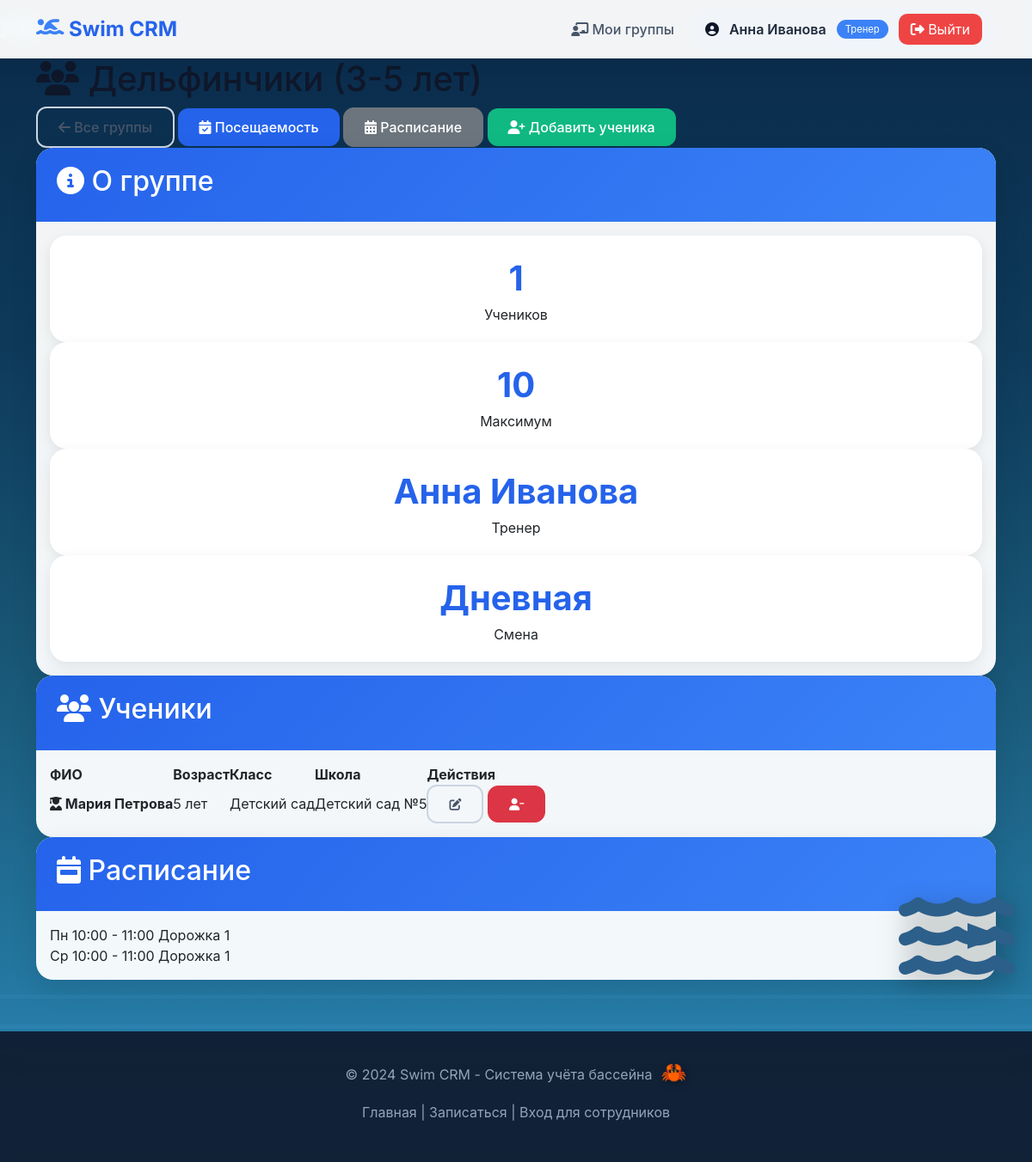
The app's page /trainer/group/1 (signed in) with its own data.
### tables this page shows
CREATE TABLE trainers (
                id INTEGER PRIMARY KEY AUTOINCREMENT,
                full_name VARCHAR(255) NOT NULL,
                phone VARCHAR(20),
                email VARCHAR(255),
                login VARCHAR(100) NOT NULL UNIQUE,
                password_hash VARCHAR(255) NOT NULL,
                specialization TEXT,
                is_active BOOLEAN DEFAULT 1,
                created_at TIMESTAMP DEFAULT CURRENT_TIMESTAMP
            );

CREATE TABLE groups (
                id INTEGER PRIMARY KEY AUTOINCREMENT,
                name VARCHAR(100) NOT NULL,
                trainer_id INTEGER,
                min_age INTEGER DEFAULT 3,
                max_age INTEGER DEFAULT 17,
                swimming_year INTEGER DEFAULT 1,
                max_students INTEGER DEFAULT 15,
                shift VARCHAR(10) CHECK (shift IN ('day', 'evening')),
                is_active BOOLEAN DEFAULT 1,
                FOREIGN KEY (trainer_id) REFERENCES trainers(id) ON DELETE SET NULL
            );

CREATE TABLE enrollments (
                id INTEGER PRIMARY KEY AUTOINCREMENT,
                child_id INTEGER NOT NULL,
                group_id INTEGER NOT NULL,
                enrolled_at TIMESTAMP DEFAULT CURRENT_TIMESTAMP,
                is_active BOOLEAN DEFAULT 1,
                UNIQUE(child_id, group_id),
                FOREIGN KEY (child_id) REFERENCES children(id),
                FOREIGN KEY (group_id) REFERENCES groups(id)
            );

CREATE TABLE children (
                id INTEGER PRIMARY KEY AUTOINCREMENT,
                parent_id INTEGER NOT NULL,
                full_name VARCHAR(255) NOT NULL,
                age INTEGER CHECK (age BETWEEN 3 AND 17),
                class_number INTEGER CHECK (class_number BETWEEN 0 AND 11 OR class_number IS NULL),
                school_name VARCHAR(255),
                swimming_years INTEGER DEFAULT 1,
                shift VARCHAR(10) CHECK (shift IN ('day', 'evening')),
                desired_lessons_per_week INTEGER CHECK (desired_lessons_per_week IN (1,2,3)),
                created_at TIMESTAMP DEFAULT CURRENT_TIMESTAMP,
                FOREIGN KEY (parent_id) REFERENCES parents(id) ON DELETE CASCADE
            );

CREATE TABLE schedule (
                id INTEGER PRIMARY KEY AUTOINCREMENT,
                group_id INTEGER NOT NULL,
                weekday INTEGER CHECK (weekday BETWEEN 0 AND 6),
                start_time TIME NOT NULL,
                end_time TIME NOT NULL,
                location VARCHAR(100),
                is_recurring BOOLEAN DEFAULT 1,
                single_date DATE,
                FOREIGN KEY (group_id) REFERENCES groups(id) ON DELETE CASCADE
            );

### main.py (the view)
@app.get("/trainer/group/{group_id}", response_class=HTMLResponse)
async def group_view(
    request: Request,
    group_id: int,
    current_user = Depends(get_current_user),
    db_cursor = Depends(get_db)
):
    require_trainer_or_admin(current_user)
    if not can_manage_group(group_id, current_user, db_cursor):
        raise HTTPException(status_code=403, detail="Нет доступа к этой группе")
    db_cursor.execute(
        """
        SELECT g.*, t.full_name as trainer_name
        FROM groups g
        LEFT JOIN trainers t ON g.trainer_id = t.id
        WHERE g.id = ?
        """,
        (group_id,)
    )
    group = db_cursor.fetchone()
    if not group:
        raise HTTPException(status_code=404, detail="Группа не найдена")
    db_cursor.execute(
        """
        SELECT c.id, c.full_name, c.age, c.class_number, c.school_name,
               c.swimming_years, c.shift, e.enrolled_at
        FROM enrollments e
        JOIN children c ON e.child_id = c.id
        WHERE e.group_id = ? AND e.is_active = 1
        ORDER BY c.full_name
        """,
        (group_id,)
    )
    students = db_cursor.fetchall()
    db_cursor.execute(
        """
        SELECT id, weekday, start_time, end_time, location, is_recurring, single_date
        FROM schedule
        WHERE group_id = ?
        ORDER BY weekday, start_time
        """,
        (group_id,)
    )
    schedule = db_cursor.fetchall()
    return templates.TemplateResponse(
        request,
        "group_details.html",
        {
            "request": request,
            "group": dict(group),
            "students": students,
            "schedule": schedule,
            "current_user": current_user,
            "group_id": group_id
        }
    )

### templates/group_details.html (shortened to what this page needs)
{% extends "base.html" %}
{% block content %}
<div class="container">
    <div class="page-header">
        <h1><i class="fas fa-users"></i> {{ group.name }}</h1>
        <div>
            <a href="/trainer/dashboard" class="btn btn-outline">
                <i class="fas fa-arrow-left"></i> Все группы
            </a>
            <a href="/trainer/group/{{ group_id }}/attendance" class="btn btn-primary">
                <i class="fas fa-calendar-check"></i> Посещаемость
            </a>
            <a href="/trainer/group/{{ group_id }}/schedule/edit" class="btn btn-secondary">
                <i class="fas fa-calendar-alt"></i> Расписание
            </a>
            <a href="/trainer/group/{{ group_id }}/add_student" class="btn btn-success">
                <i class="fas fa-user-plus"></i> Добавить ученика
            </a>
        </div>
    </div>
    <div class="card">
        <div class="card-header"><h2><i class="fas fa-info-circle"></i> О группе</h2></div>
        <div class="card-body">
            <div class="stats-grid">
                <div class="stat-card"><div class="stat-number">{{ students|length }}</div><div class="stat-label">Учеников</div></div>
                <div class="stat-card"><div class="stat-number">{{ group.max_students }}</div><div class="stat-label">Максимум</div></div>
                <div class="stat-card"><div class="stat-number">{{ group.trainer_name or 'Не назначен' }}</div><div class="stat-label">Тренер</div></div>
                <div class="stat-card"><div class="stat-number">{{ 'Дневная' if group.shift == 'day' else 'Вечерняя' }}</div><div class="stat-label">Смена</div></div>
            </div>
        </div>
    </div>
    <div class="card">
        <div class="card-header"><h2><i class="fas fa-users"></i> Ученики</h2></div>
        <div class="card-body">
            {% if students %}
                <div class="table-wrapper">
                    <table>
                        <thead><tr><th>ФИО</th><th>Возраст</th><th>Класс</th><th>Школа</th><th>Действия</th></tr></thead>
                        <tbody>
                            {% for s in students %}
                            <tr>
                                <td><strong><i class="fas fa-user-graduate"></i> {{ s.full_name }}</strong></td>
                                <td>{{ s.age }} лет</td>
                                <td>{% if s.class_number and s.class_number > 0 %}{{ s.class_number }}{% else %}Детский сад{% endif %}</td>
                                <td>{{ s.school_name }}</td>
                                <td>
                                    <a href="/trainer/student/{{ s.id }}/edit" class="btn btn-sm btn-outline"><i class="fas fa-edit"></i></a>
                                    <form method="post" action="/trainer/group/{{ group_id }}/remove_student/{{ s.id }}" style="display: inline;" onsubmit="return confirm('Отчислить?')">
                                        <button type="submit" class="btn btn-sm btn-danger"><i class="fas fa-user-minus"></i></button>
                                    </form>
                                </td>
                            </tr>
                            {% endfor %}
                        </tbody>
                    </table>
                </div>
            {% else %}
                <div class="empty-state"><p>Нет учеников</p><a href="/trainer/group/{{ group_id }}/add_student" class="btn btn-primary">Добавить</a></div>
            {% endif %}
        </div>
    </div>
    <div class="card">
        <div class="card-header"><h2><i class="fas fa-calendar-week"></i> Расписание</h2></div>
        <div class="card-body">
            {% if schedule %}
                {% set weekdays = {0:'Пн',1:'Вт',2:'Ср',3:'Чт',4:'Пт',5:'Сб',6:'Вс'} %}
                <div class="schedule-list">
                    {% for item in schedule %}
                    <div class="schedule-item">
                        <span class="schedule-day">{{ weekdays[item.weekday] }}</span>
                        <span class="schedule-time">{{ item.start_time[:5] }} - {{ item.end_time[:5] }}</span>
                        <span class="schedule-location">{{ item.location or 'Дорожка' }}</span>
                    </div>
                    {% endfor %}
                </div>
            {% else %}
                <div class="empty-state"><p>Расписания нет</p><a href="/trainer/group/{{ group_id }}/schedule/edit" class="btn btn-primary">Добавить</a></div>
            {% endif %}
        </div>
    </div>
</div>
{% endblock %}

### templates/base.html (shortened to what this page needs)
<!DOCTYPE html>
<html lang="ru">
<head>
    <link href="https://cdn.jsdelivr.net/npm/bootstrap@5.3.0/dist/css/bootstrap.min.css" rel="stylesheet">
    <link rel="stylesheet" href="https://cdnjs.cloudflare.com/ajax/libs/font-awesome/6.4.0/css/all.min.css">
</head>
<body>
    <div class="water-background">
        <div class="wave"></div>
        <div class="wave"></div>
    </div>
    <div class="dolphin dolphin-1">
    </div>
    <div class="dolphin dolphin-2">
    </div>
    <div class="dolphin dolphin-3">
    </div>
    <div class="dolphin dolphin-4">
    </div>
    <div class="whale">
        <i class="fas fa-water"></i>
        <div class="whale-mouth"></div>
    </div>
    <nav class="navbar navbar-expand-lg">
        <div class="container">
            <a class="navbar-brand" href="/">
                <i class="fas fa-swimmer"></i>
                <span>Swim CRM</span>
            </a>
            <div class="collapse navbar-collapse" id="navbarNav">
                <ul class="navbar-nav ms-auto align-items-center gap-2">
                    {% if current_user %}
                        {% if current_user.type == 'parent' %}
                            <li class="nav-item"><a class="nav-link" href="/parent/profile"><i class="fas fa-user"></i> Мои дети</a></li>
                        {% elif current_user.type == 'trainer' %}
                            <li class="nav-item"><a class="nav-link" href="/trainer/dashboard"><i class="fas fa-chalkboard-user"></i> Мои группы</a></li>
                        {% elif current_user.type == 'admin' %}
                            <li class="nav-item"><a class="nav-link" href="/dashboard"><i class="fas fa-tachometer-alt"></i> Дашборд</a></li>
                            <li class="nav-item"><a class="nav-link" href="/trainer/dashboard"><i class="fas fa-users"></i> Все группы</a></li>
                        {% endif %}
                        <li class="nav-item">
                            <div class="user-info">
                                <i class="fas fa-user-circle"></i>
                                <span class="user-name">{{ current_user.name }}</span>
                                <span class="user-type">
                                    {% if current_user.type == 'parent' %}Родитель
                                    {% elif current_user.type == 'trainer' %}Тренер
                                    {% else %}Администратор{% endif %}
                                </span>
                                <a href="/logout" class="logout-btn" style="background: #ef4444; color: white; padding: 6px 14px; border-radius: 10px; text-decoration: none;">
                                    <i class="fas fa-sign-out-alt"></i> Выйти
                                </a>
                            </div>
                        </li>
                    {% else %}
                        <li class="nav-item"><a class="nav-link" href="/login"><i class="fas fa-sign-in-alt"></i> Вход</a></li>
                        <li class="nav-item"><a class="btn btn-primary" href="/apply"><i class="fas fa-pen"></i> Записаться</a></li>
                    {% endif %}
                </ul>
            </div>
        </div>
    </nav>
    <main class="fade-in">
        {% block content %}
        {% endblock %}
    </main>
    <footer class="footer">
        <p>&copy; 2024 Swim CRM - Система учёта бассейна</p>
        <p class="mt-2">
            <a href="/">Главная</a> |
            <a href="/apply">Записаться</a> |
            <a href="/login">Вход для сотрудников</a>
        </p>
    </footer>
<div class="ocean-background" id="oceanBackground"></div>
</body>
</html>

### records on screen
trainers: name "Анна Иванова", full_name "Анна Иванова"
groups: max_students "10", shift "Дневная"
enrollments: full_name "Мария Петрова", age "5", school_name "Детский сад №5"
schedule: weekday "Пн", start_time "10:00", end_time "11:00", location "Дорожка 1"
schedule: weekday "Ср", start_time "10:00", end_time "11:00", location "Дорожка 1"

### other values on screen
{{ students|length }} "1"
